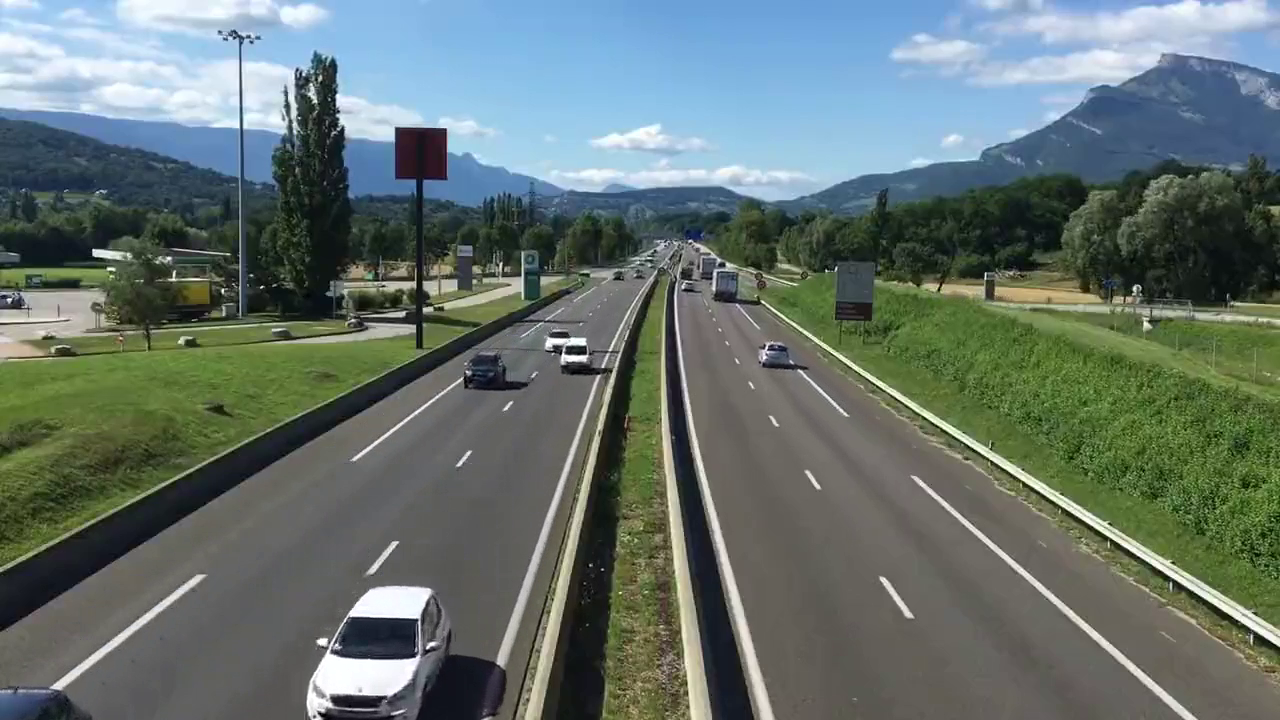
#> input picture frame 31 of video1.mp4, 1280 x 720 px, given in place of 768x576.avi, which was not available
$ python hum_counter_v1.py
#> lines starting #> are read from the running program, lines starting #| are printed output that depends on the picture; after the words box and inside, x2 and y2 are one past the last pixel; in counts of white or black regions, pixels touching at a corner belong together; pictures that were not available may be replaced by others from this repository, and a replacement may not be noted
import numpy as np
import cv2


cap = cv2.VideoCapture("768x576.avi")
frames_count, fps, width, height = cap.get(cv2.CAP_PROP_FRAME_COUNT), cap.get(cv2.CAP_PROP_FPS), cap.get(
    cv2.CAP_PROP_FRAME_WIDTH), cap.get(cv2.CAP_PROP_FRAME_HEIGHT)

width = int(width)
height = int(height)
print(frames_count, fps, width, height)


sub = cv2.createBackgroundSubtractorMOG2()  # create background subtractor
ret, frame = cap.read()  # import image
#> frame is the input picture: shape (720, 1280, 3); mean B, G, R 110.1, 114.6, 101
ratio = 1.0
while True:
    ret, frame = cap.read()  # import image
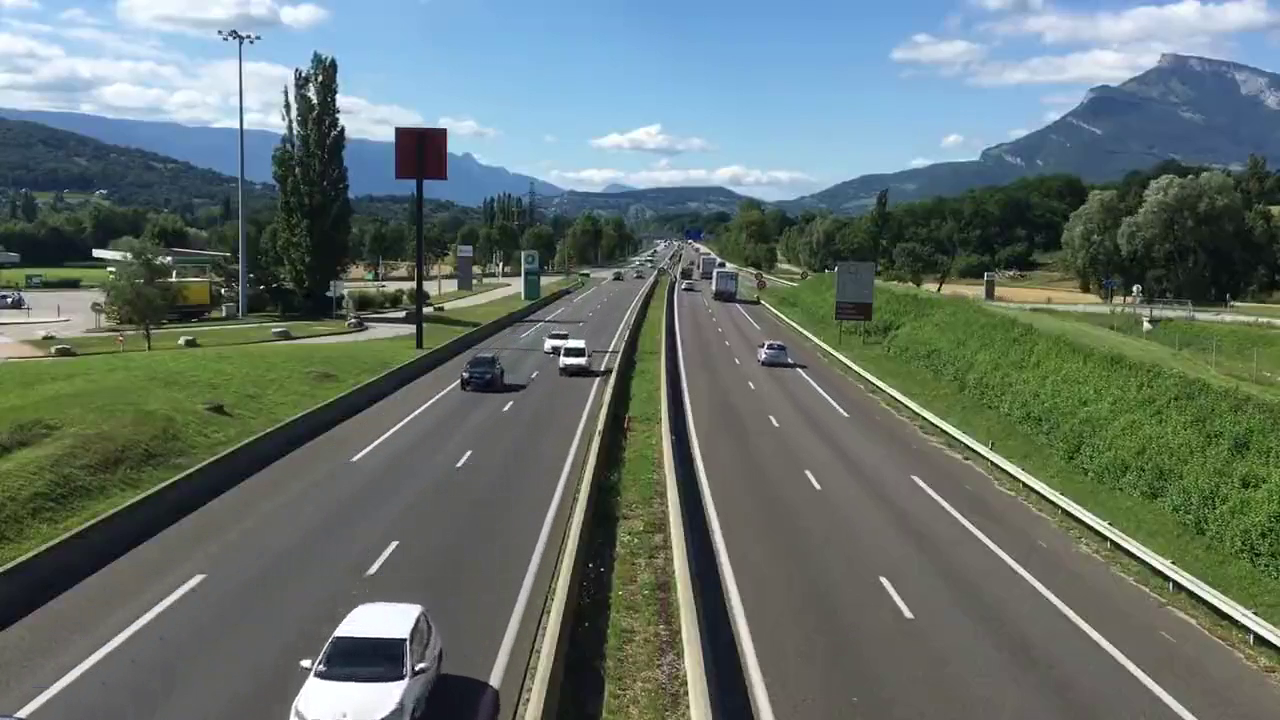
#> input picture frame 32 of video1.mp4, 1280 x 720 px, given in place of 768x576.avi, which was not available
#> frame is the input picture: shape (720, 1280, 3); mean B, G, R 110.3, 115, 101.4
    if not ret: #if vid finish repeat
        frame = cv2.VideoCapture("768x576.avi")
        continue
    if ret:  # if there is a frame continue with code
        image = cv2.resize(frame, (0, 0), None, ratio, ratio)  # resize image
        gray = cv2.cvtColor(image, cv2.COLOR_BGR2GRAY)  # converts image to gray
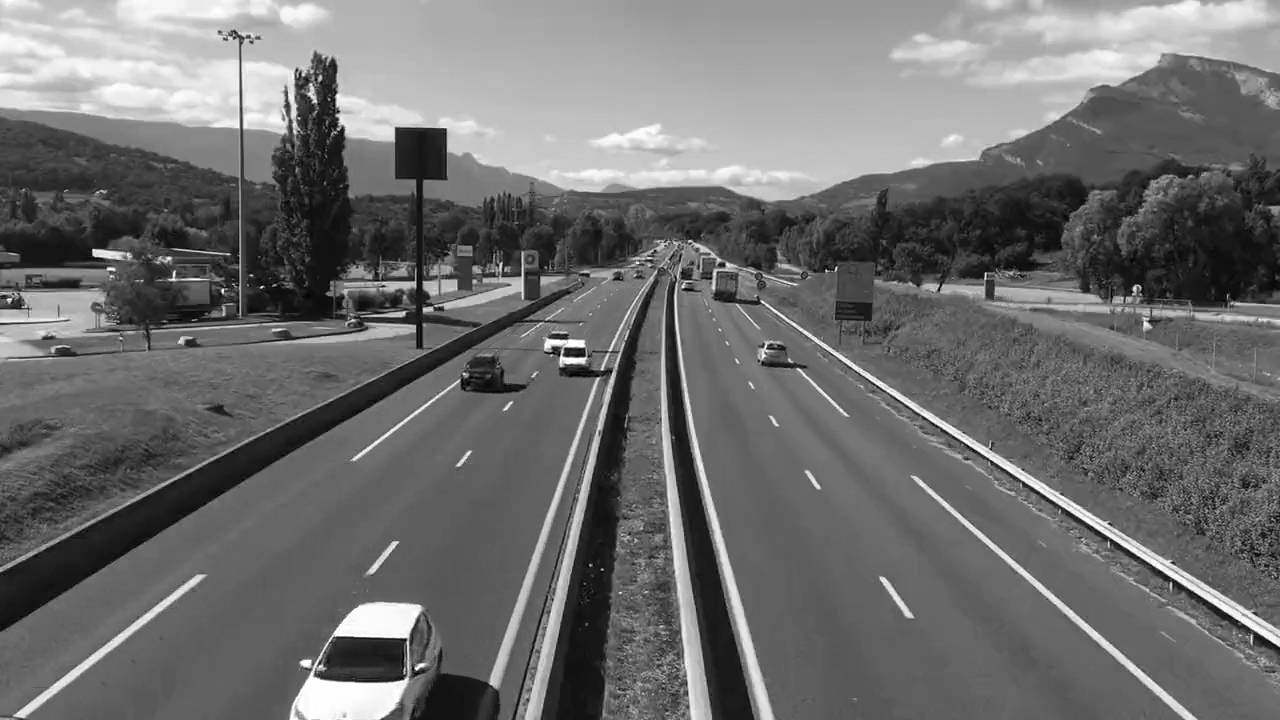
#> gray: shape (720, 1280); min 0, max 255, mean 110.4
        fgmask = sub.apply(gray)  # uses the background subtraction
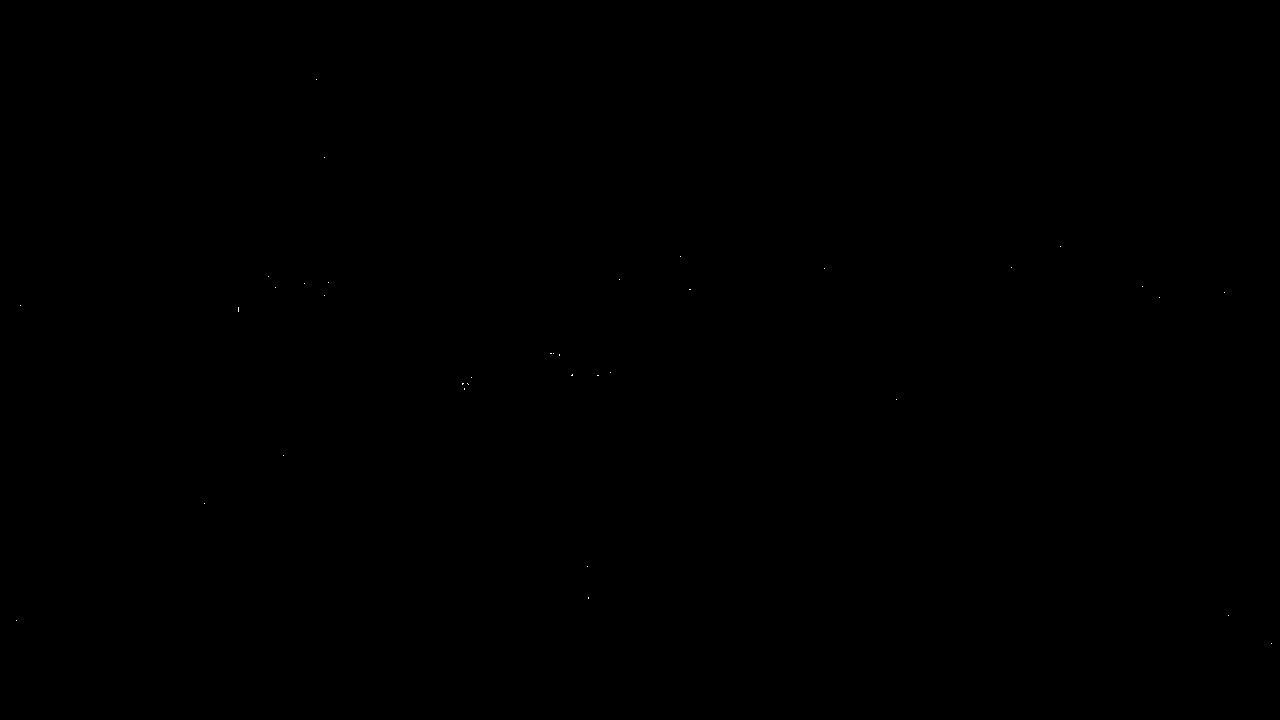
#> fgmask: shape (720, 1280); values 127 (black) and 255 (white), 0.01% white in thin lines or dots, all inside (x1, y1, x2, y2) = (16, 79, 1272, 644)
        kernel = cv2.getStructuringElement(cv2.MORPH_ELLIPSE, (5, 5))  # kernel to apply to the morphology
        closing = cv2.morphologyEx(fgmask, cv2.MORPH_CLOSE, kernel)
        opening = cv2.morphologyEx(closing, cv2.MORPH_OPEN, kernel)
#> opening: shape (720, 1280); every value is 127
        dilation = cv2.dilate(opening, kernel)
        retvalbin, bins = cv2.threshold(dilation, 220, 255, cv2.THRESH_BINARY)  # removes the shadows
#> bins: shape (720, 1280); every value is 0
        contours, hierarchy = cv2.findContours(dilation, cv2.RETR_EXTERNAL, cv2.CHAIN_APPROX_SIMPLE)
#> contours = [[[0, 0], [0, 719], [1279, 719], [1279, 0]]]
        minarea = 400
        maxarea = 50000
        cxx = np.zeros(len(contours))
#> cxx = [0]
        cyy = np.zeros(len(contours))
#> cyy = [0]
        for i in range(len(contours)):  # cycles through all contours in current frame
            if hierarchy[0, i, 3] == -1:  # using hierarchy to only count parent contours (contours not within others)
                area = cv2.contourArea(contours[i])  # area of contour
                if minarea < area < maxarea:  # area threshold for contour
                    # calculating centroids of contours
                    cnt = contours[i]
                    M = cv2.moments(cnt)
                    cx = int(M['m10'] / M['m00'])
                    cy = int(M['m01'] / M['m00'])
                    # gets bounding points of contour to create rectangle
                    # x,y is top left corner and w,h is width and height
                    x, y, w, h = cv2.boundingRect(cnt)
                    # creates a rectangle around contour
                    cv2.rectangle(image, (x, y), (x + w, y + h), (0, 255, 0), 2)
                    # Prints centroid text in order to double check later on
                    cv2.putText(image, str(cx) + "," + str(cy), (cx + 10, cy + 10), cv2.FONT_HERSHEY_SIMPLEX,.3, (0, 0, 255), 1)
                    cv2.drawMarker(image, (cx, cy), (0, 255, 255), cv2.MARKER_CROSS, markerSize=8, thickness=3,line_type=cv2.LINE_8)
#> this loop made 1 pass
#> area on pass 1: 919601
    cv2.imshow("countours", image)
    key = cv2.waitKey(20)
#> (key Esc is pressed here)
    if key == 27:
       break

cap.release()
cv2.destroyAllWindows()

$ run again, starting later in the video
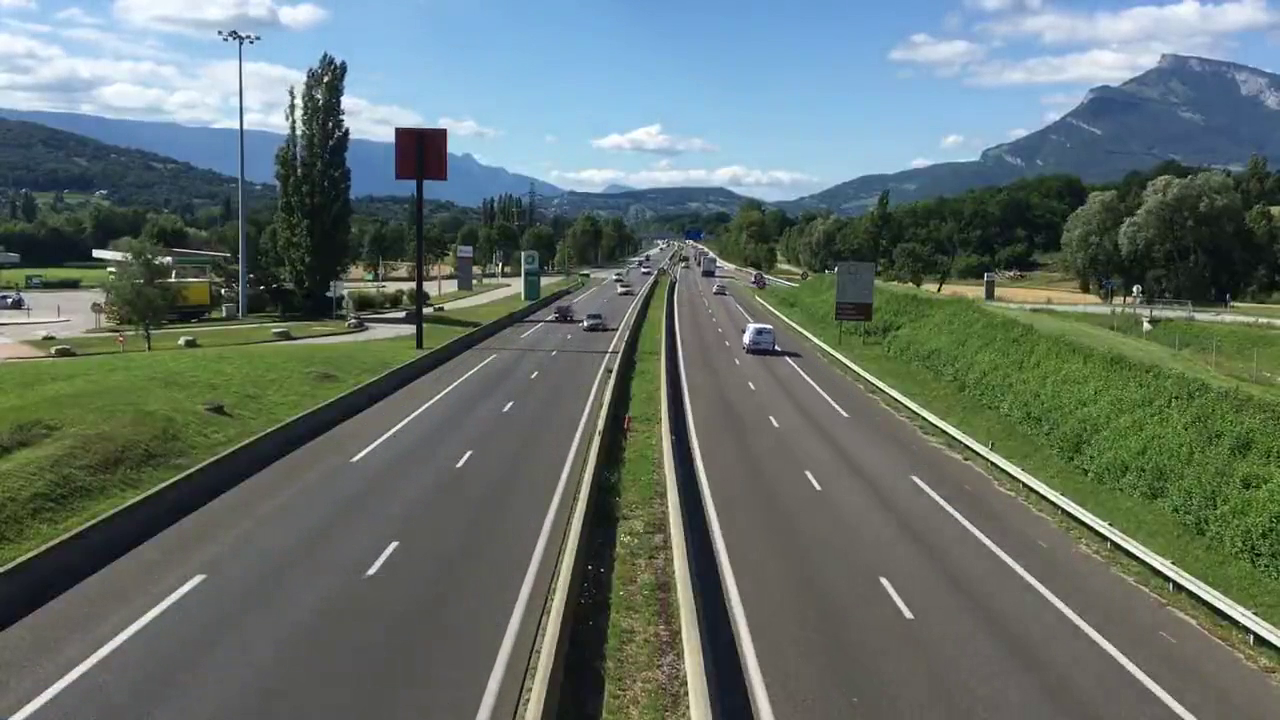
#> input picture frame 143 of video1.mp4, 1280 x 720 px, given in place of 768x576.avi, which was not available
#> frame is the input picture: shape (720, 1280, 3); mean B, G, R 108.7, 113.6, 100.2
#> `gray = cv2.cvtColor(image, cv2.COLOR_BGR2GRAY)`:
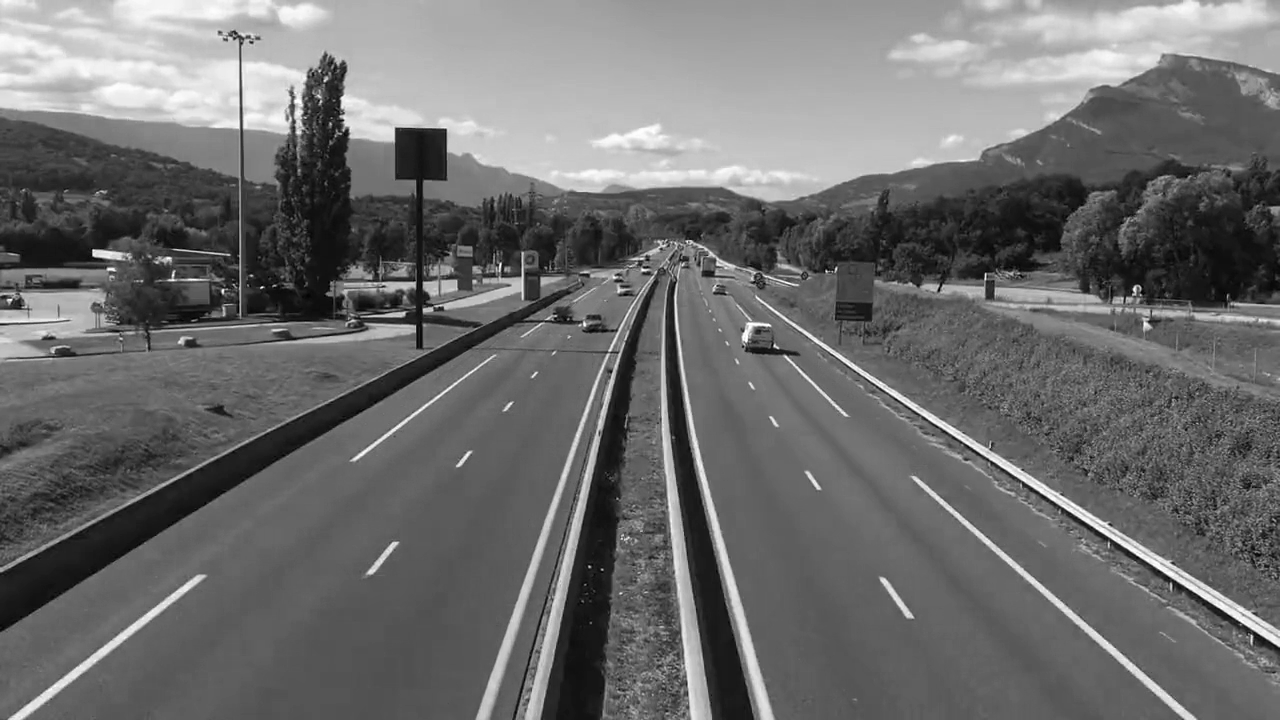
#> gray: shape (720, 1280); min 0, max 255, mean 109.1
#> fgmask: shape (720, 1280); values 127 (black) and 255 (white), 0% white in thin lines or dots, all inside (x1, y1, x2, y2) = (20, 267, 1225, 504)
#> opening: shape (720, 1280); every value is 127
#> bins: shape (720, 1280); every value is 0
#> contours = [[[0, 0], [0, 719], [1279, 719], [1279, 0]]]
#> cxx = [0]
#> the loop `for i in range(len(contours)):` made 1 pass
#> area on pass 1: 919601

$ run again, starting later in the video
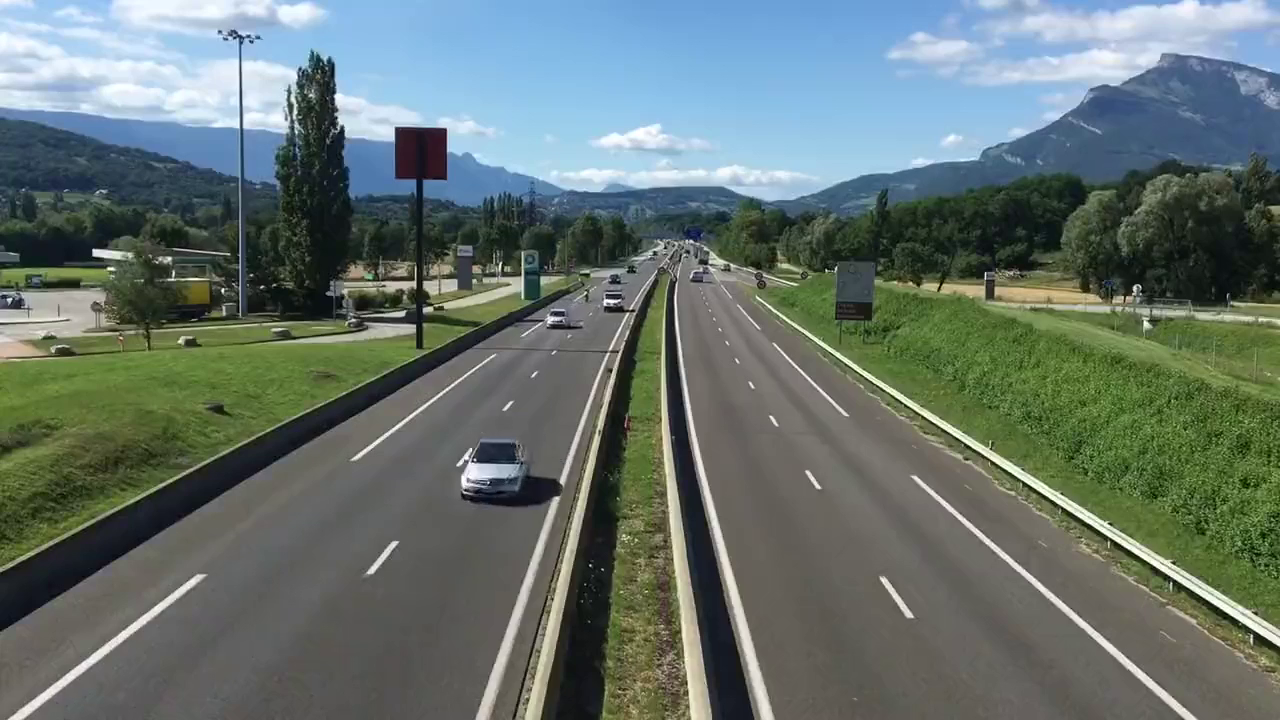
#> input picture frame 254 of video1.mp4, 1280 x 720 px, given in place of 768x576.avi, which was not available
#> frame is the input picture: shape (720, 1280, 3); mean B, G, R 110, 115, 101.5
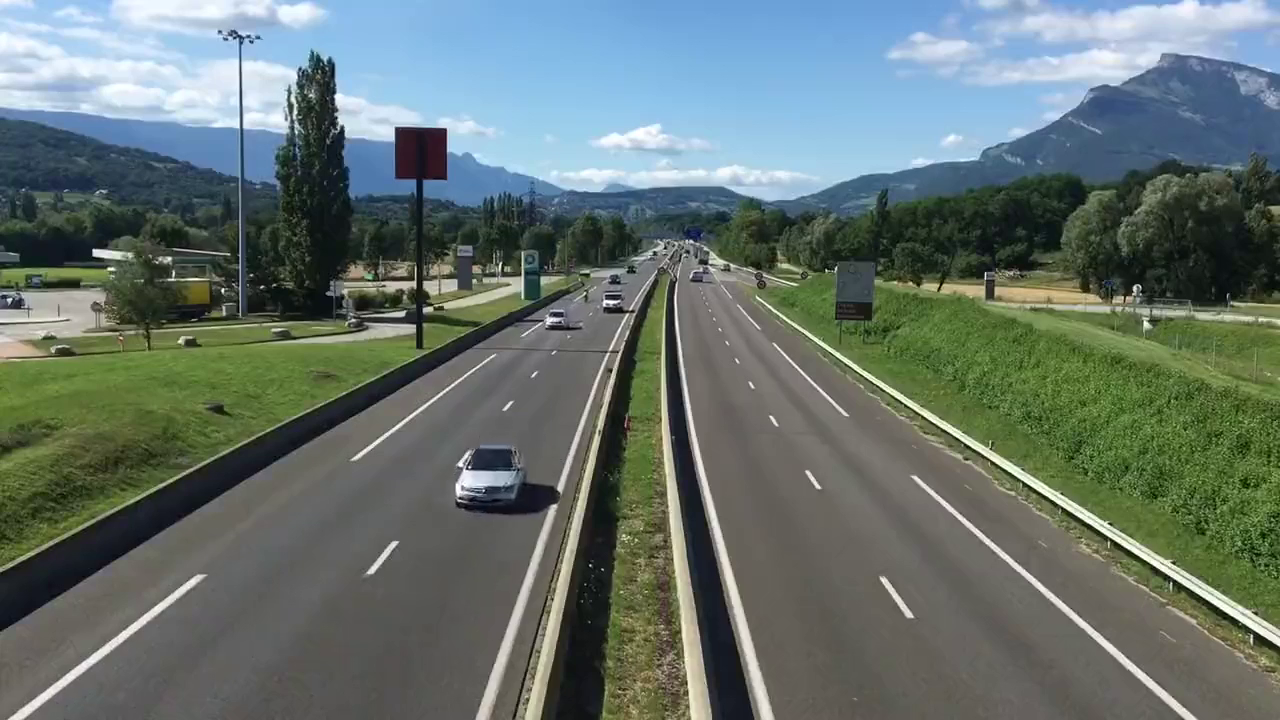
#> input picture frame 255 of video1.mp4, 1280 x 720 px, given in place of 768x576.avi, which was not available
#> frame is the input picture: shape (720, 1280, 3); mean B, G, R 110.1, 115, 101.5
#> `gray = cv2.cvtColor(image, cv2.COLOR_BGR2GRAY)`:
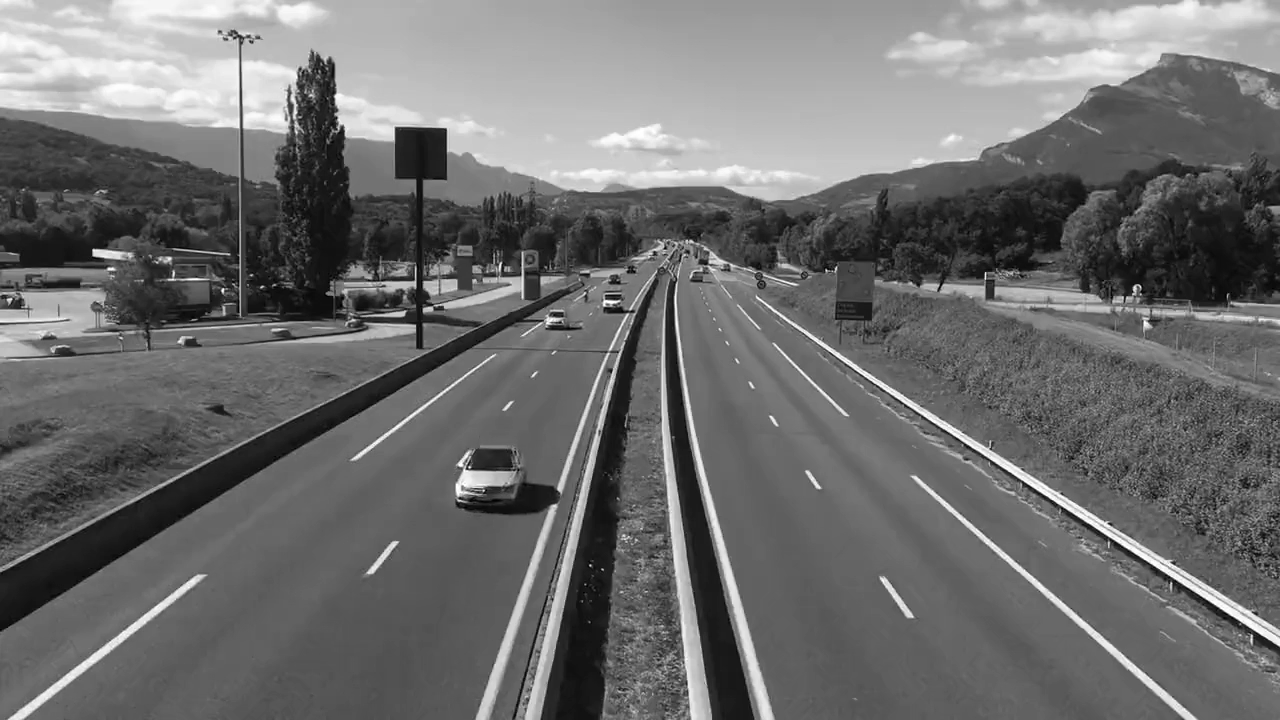
#> gray: shape (720, 1280); min 0, max 255, mean 110.4
#> fgmask: shape (720, 1280); values 127 (black) and 255 (white), 0% white in thin lines or dots, all inside (x1, y1, x2, y2) = (0, 235, 1227, 630)
#> opening: shape (720, 1280); every value is 127
#> bins: shape (720, 1280); every value is 0
#> contours = [[[0, 0], [0, 719], [1279, 719], [1279, 0]]]
#> cxx = [0]
#> the loop `for i in range(len(contours)):` made 1 pass
#> area on pass 1: 919601
